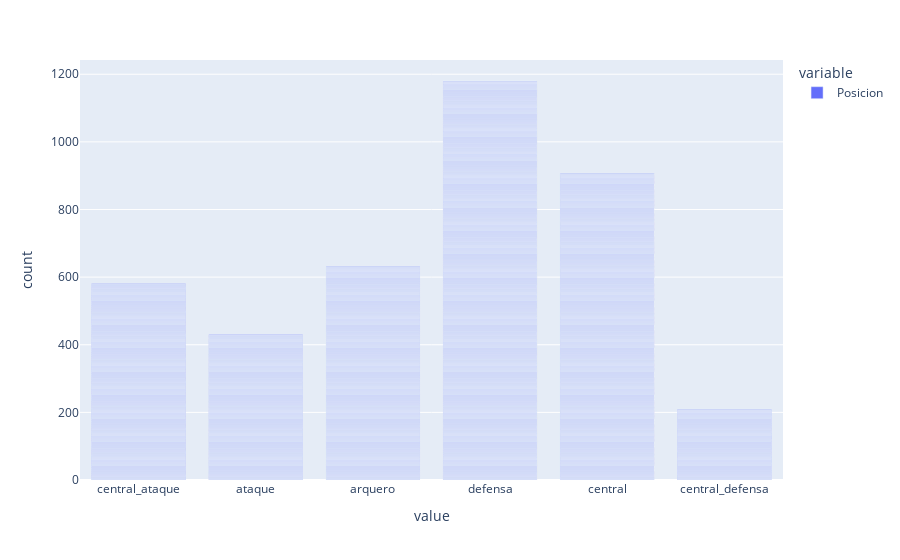

The notebook cell saved with this chart:
### Code cell
print(df_players_1['Posicion'].value_counts())
px.bar(df_players_1['Posicion'])

### Figure 1 — Plotly figure (JSON) as saved in the notebook; plotly's stock layout.template omitted (floating-point values rounded to 4 significant figures; data arrays with more than 128 entries replaced by an {"elided": "..."} marker saying what was removed)
{"data": [{"alignmentgroup": "True", "hovertemplate": "variable=Posicion<br>value=%{x}<br>count=%{y}<extra></extra>", "legendgroup": "Posicion", "marker": {"color": "#636efa", "pattern": {"shape": ""}}, "name": "Posicion", "offsetgroup": "Posicion", "orientation": "v", "showlegend": true, "textposition": "auto", "type": "bar", "x": {"elided": "3939 str values"}, "xaxis": "x", "y": {"elided": "3939 int values"}, "yaxis": "y"}], "layout": {"barmode": "relative", "legend": {"title": {"text": "variable"}, "tracegroupgap": 0}, "margin": {"t": 60}, "xaxis": {"anchor": "y", "domain": [0, 1], "title": {"text": "value"}}, "yaxis": {"anchor": "x", "domain": [0, 1], "title": {"text": "count"}}}}
